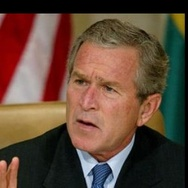
%> input picture RdF_Exo2_Partie1/George_W_Bush/George_W_Bush_0036.jpg, 188 x 188 px, shrunk from 250 x 250 before the run
$ octave RDF_Ex2_partie1.m   (GNU Octave 9; MATLAB toolbox functions it lacks are replaced by stand-ins)
%> lines starting %> are read from the running program, lines starting %| are printed output that depends on the picture
%> further down, I_test is the input picture: size 188x188x3 uint8; mean R, G, B 96.3, 72.5, 57.3
%> `imycbcr = rgb2ycbcr(I_test);`: imycbcr: size 188x188x3 uint8; mean of channels 1, 2, 3 82.9, 117.9, 139.6
### TD Florian Cousin et Lysa Gramoli/RdF_Exo2_Partie1/SelectPixelsCentre.m
function cim=SelectPixelsCentre(image, p)
%> called with image = 'George_W_Bush/George_W_Bush_0036.jpg', p = 0.2

I=imread(image);
[M, N, ~]=size(I);
%> M = 188; N = 188

minx = floor((M-p*M)/2);
%> minx = 75
miny = floor((N-p*N)/2);
%> miny = 75
maxx= minx+ floor(p*M);
%> maxx = 112
maxy= miny+ floor(p*N);
%> maxy = 112

cim = I(minx:maxx,miny:maxy,:);
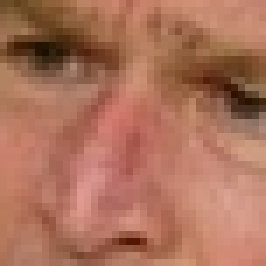
%> cim: size 38x38x3 uint8 (shown 7 times larger); mean R, G, B 171.8, 113.3, 90.8

end

### RdF_Exo2_Partie1/get_cbcr.m
%Objectif de la fonction : extraire les composantes chromatiques d'une
%image d'entr閑
function [cb, cr] = get_cbcr(im)
% appel de la fonction de conversion de Matlab  RGB to YCbCr
imycc = rgb2ycbcr(im);
%> imycc: size 38x38x3 uint8; mean of channels 1, 2, 3 126.2, 109.6, 155.3
% filtrage passe bas de chaque plan couleur
% d閒inition du filtre
lpf = 1/9 * ones(3);
% extraction des 2 composantes chromatiques
cb = imycc(:,:,2);
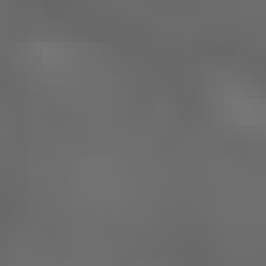
%> cb: size 38x38 uint8 (shown 7 times larger); min 103, max 120, mean 109.6
cr = imycc(:,:,3);
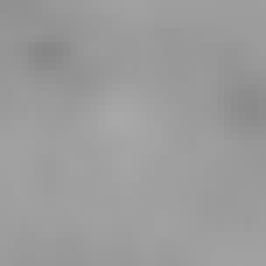
%> cr: size 38x38 uint8 (shown 7 times larger); min 134, max 168, mean 155.3
% filtrage
cb = filter2(lpf, cb);
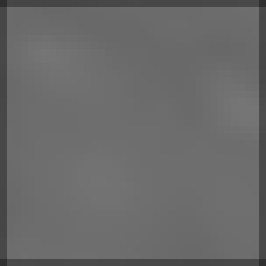
%> cb: size 38x38 double (shown 7 times larger); min 47.78, max 117.9, mean 105.8
cr = filter2(lpf, cr);
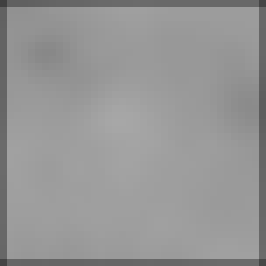
%> cr: size 38x38 double (shown 7 times larger); min 64.44, max 167.2, mean 149.9

end

### RdF_Exo2_Partie1/RDF_Ex2_partie1.m
%% Partie 1
clear all;
close all;

%% Apprentissage d'un modèle de peau
database_dir='George_W_Bush';

fnames = dir(fullfile(database_dir, '*.jpg'));
num_files = size(fnames,1);
p=0.2 ;

% Image de test
%inputfile='George_W_Bush/George_W_Bush_0024.jpg';
inputfile='George_W_Bush/George_W_Bush_0036.jpg';
I_test=imread(inputfile);

figure;imshow(I_test);
imycbcr = rgb2ycbcr(I_test);

all_data=[];
for f = 1:20  %num_files to learn from all images
   im=strcat(database_dir,'/',fnames(f).name) ;
   % extraction d'une zone centrale de l'image
   cim=SelectPixelsCentre(im, p);
   % sortie : cim : composé de 3 matrices correspondant aux 3 plans couleurs
   % r=cim(:,:,1), g=cim(:,:,2), b=cim(:,:,3)
   subplot(4,5,f)
   imagesc(cim)

   % extraction des composantes chromatiques cb, cr de la zone précédemment extraite
   [cb, cr] = get_cbcr(cim);
   cb_data=reshape(cb,[size(cb,1)*size(cb,2),1]);
%> cb_data = 1444 values, max 117.9 at index 1308, min 47.78 at index 1, mean 105.8
   cr_data=reshape(cr,[size(cr,1)*size(cr,2),1]);
%> cr_data = 1444 values, max 167.2 at index 626, min 64.44 at index 1, mean 149.9
   crcb_data=[cr_data cb_data];
%> crcb_data = 1444 rows, first 12: [64.44 47.78; 97 71.67; 97.56 71.67; 98.44 71.67; 99.11 71.78; 99.33 72; 99.22 72.33; 99.11 72.33; 99.44 72.11; 100 71.56; 100.6 71.22; 101 70.89]
   clear cb; clear cr; clear cb_data; clear cr_data;
   % on obtient un vecteur de taille size(cim,1)*size(cim,2) lignes * 2
   % colonnes (col1 = cr; col2 = cb)
   % chaque ligne de la matrice correspond à un pixel (un échantillon/individu de type
   % peau) caractérisé par 2 valeurs cr, cb filtrées.
   all_data=[all_data;crcb_data];
%> all_data has the same summary as crcb_data
%> (the run ends here)
